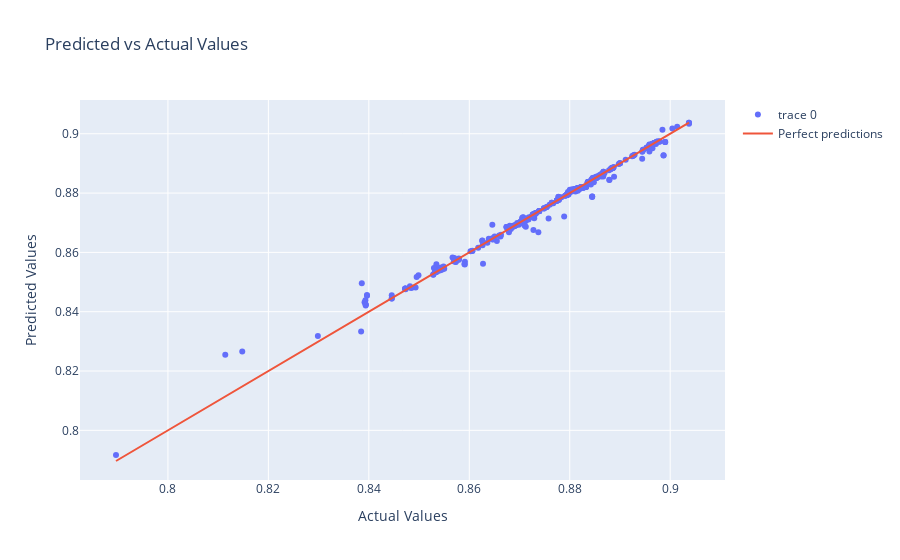

The cell this chart's notebook holds for it:
### Markdown cell above
## Predictions
- The model predictions (`y_pred`) are generated using the `predict` method of the `grid_search` object, which contains the trained model. These predictions are based on the `X_test` dataset.

## Creating the Scatter Plot
- A scatter plot is created using `go.Figure` and adding a scatter trace with `go.Scatter`. The plot has actual values (`y_test`) on the x-axis and predicted values (`y_pred`) on the y-axis.
- Each point in the scatter plot represents an individual observation from the test set, with its actual and predicted value.

## Adding a Line for Perfect Predictions
- A line representing perfect predictions is added to the plot. This line is where the predicted values exactly match the actual values. It's created using another `go.Scatter` trace where both x and y are set to `y_test`.
- The addition of this line provides a reference for evaluating the accuracy of the model's predictions. Points lying on or close to this line indicate accurate predictions.

### Code cell
import plotly.graph_objects as go
import plotly.express as px

# Use the best model to make predictions on the test set
y_pred = grid_search.predict(X_test)

# Create a scatter plot of predicted vs actual values
fig = go.Figure(data=go.Scatter(x=y_test, y=y_pred, mode='markers'))

# Add a line for perfect predictions
fig.add_trace(go.Scatter(x=y_test, y=y_test, mode='lines', name='Perfect predictions'))

# Add title and labels
fig.update_layout(title='Predicted vs Actual Values',
                  xaxis_title='Actual Values',
                  yaxis_title='Predicted Values')

# Show the plot
fig.show()
fig.write_html("Assets/new_regression.html")

### Figure 1 — Plotly figure (JSON) as saved in the notebook; plotly's stock layout.template omitted (floating-point values rounded to 4 significant figures; data arrays with more than 128 entries replaced by an {"elided": "..."} marker saying what was removed)
{"data": [{"mode": "markers", "type": "scatter", "x": {"elided": "461 float values"}, "y": {"elided": "461 float values"}}, {"mode": "lines", "name": "Perfect predictions", "type": "scatter", "x": {"elided": "461 float values"}, "y": {"elided": "461 float values"}}], "layout": {"title": {"text": "Predicted vs Actual Values"}, "xaxis": {"title": {"text": "Actual Values"}}, "yaxis": {"title": {"text": "Predicted Values"}}}}
